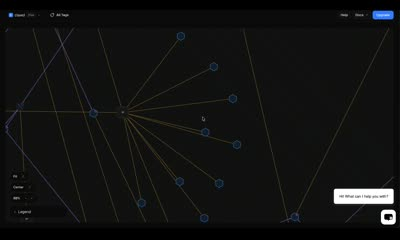
#> input picture marketing/brainy-video-2026-10-02/review/input-0-0.jpg, 400 x 240 px; its folder holds only this picture in this run
$ python contact.py
#> lines starting #> are read from the running program, lines starting #| are printed output that depends on the picture
from PIL import Image,ImageDraw
import subprocess
from pathlib import Path
r=Path(__file__).resolve().parent.parent
out=Image.new('RGB',(1600,540),'#0a0814');d=ImageDraw.Draw(out)
#> after `out = Image.new('RGB', (1600, 540), '#0a0814')`:
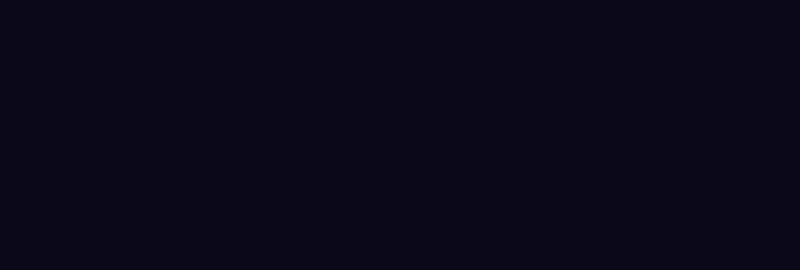
#> out: PIL image 1600x540 RGB (shown at 1/2 size); mean R, G, B 10, 8, 20
for i,p in enumerate(['/Users/8bit/Downloads/brainy.mov','/Users/8bit/Downloads/brainy34.mov']):
 for j,t in enumerate([2,10,18,26]):
  f=r/'review'/f'input-{i}-{j}.jpg';subprocess.run(['ffmpeg','-v','error','-ss',str(t),'-i',p,'-frames:v','1','-vf','scale=400:240:force_original_aspect_ratio=decrease,pad=400:240:(ow-iw)/2:(oh-ih)/2','-y',str(f)],check=True)
#> (this line was passed over: subprocess is not available in this run)
  out.paste(Image.open(f),(j*400,i*270));d.text((j*400+10,i*270+245),f'{Path(p).name} / {t}s',fill='white')
#> (the run stopped early here; a loop or call above may not have finished)
